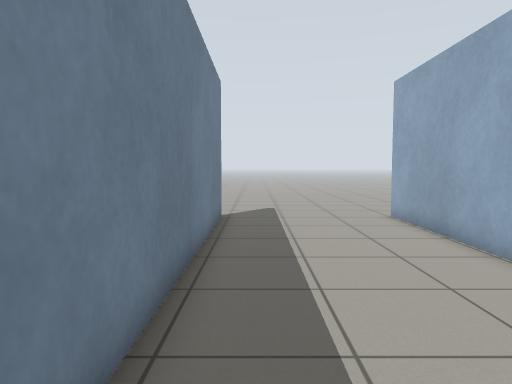
[1] (above)

14 first-person views from a walk through a Gazebo world. The camera is 0.94 m above the floor, tilts 4° down and sees 70° across. The floor is counted in squares, 0.5 m on a side. Each view is taken from the middle of a square. On the plan, view 1 faces up. The plan holds only what a view shows up to about 18 squares ahead; the rest is blank.

[2]
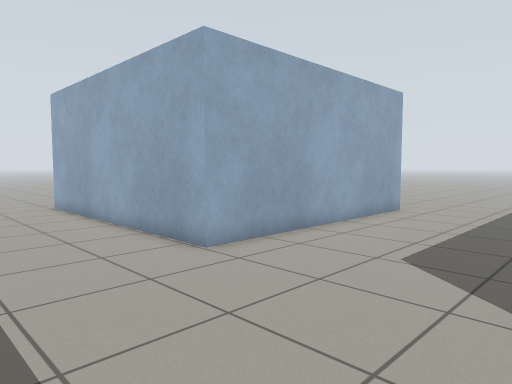

[3]
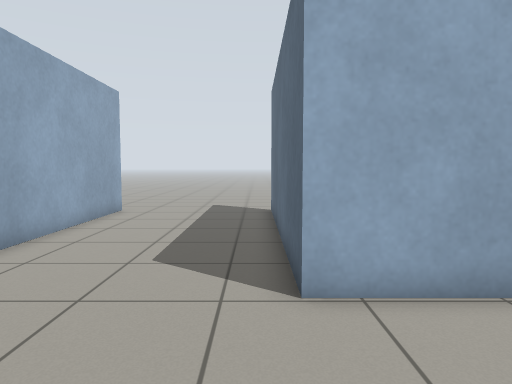

[4]
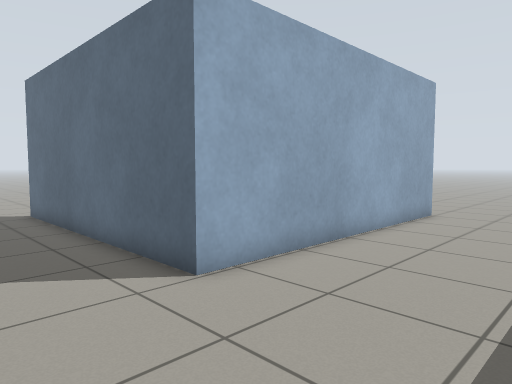

[5]
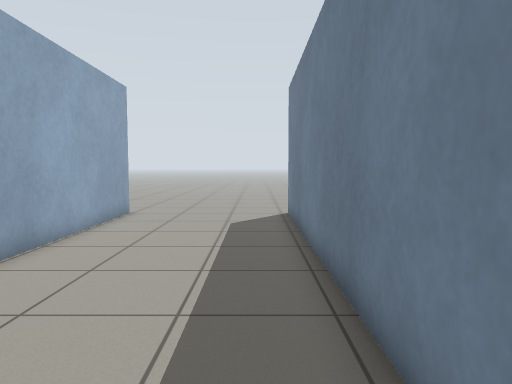

[6]
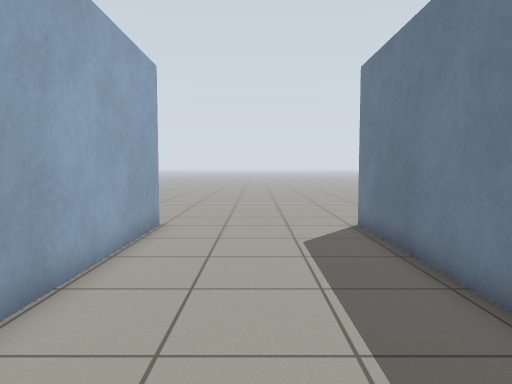

[7]
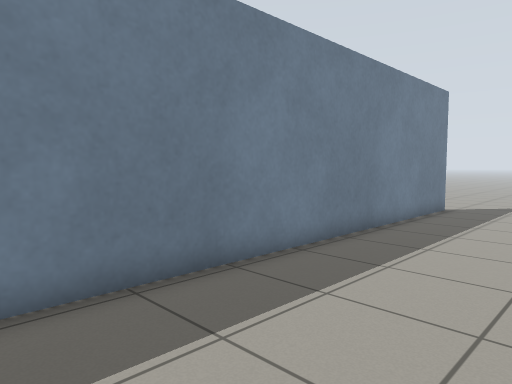

[8]
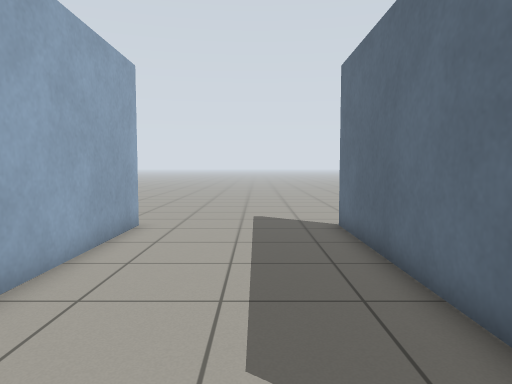

[9]
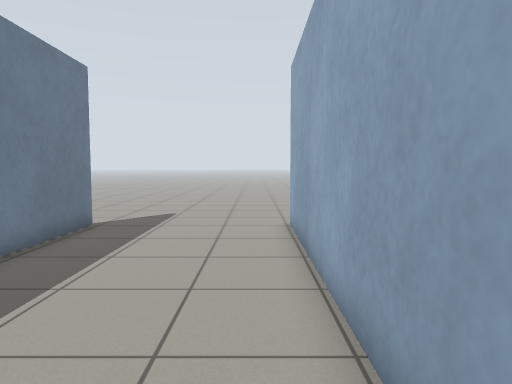

[10]
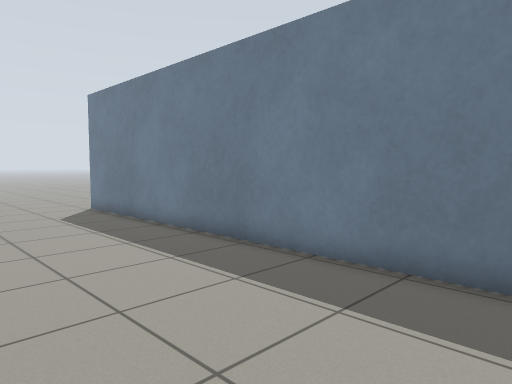

[11]
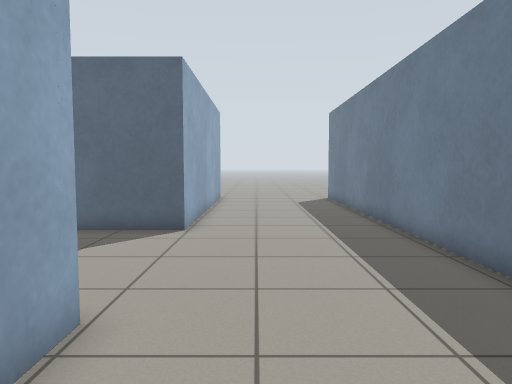

[12]
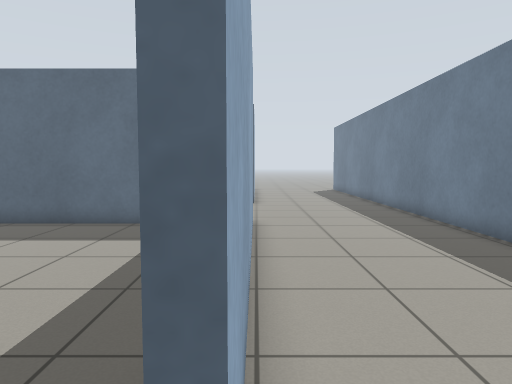

[13]
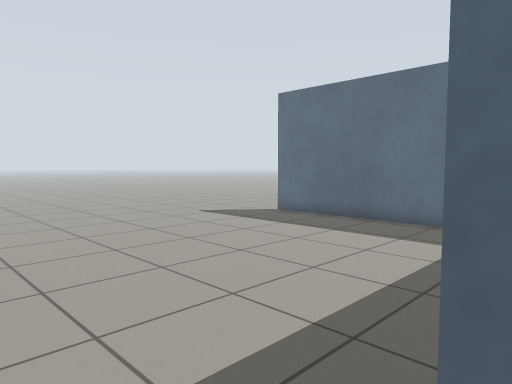

[14]
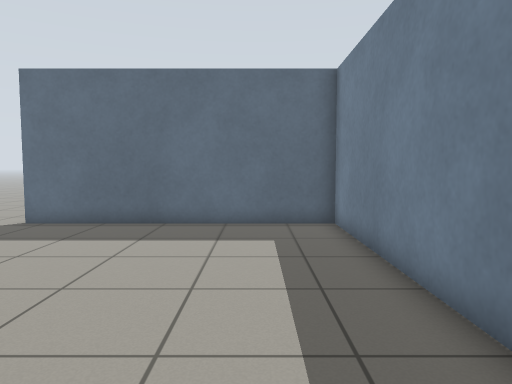

### Floor plan
Points are (right, up) in squares from view 1. A wall is a line through its corners. A room is listed if a view was taken in it or the views show most of it. See-through windows are left out.
Room 1 (views 1, 2, 3, 4, 5, 6, 7, 8, 9, 10, 11)
walls: (15.6, 2.7) (5.1, 2.7) (5.1, 13.7); (5.1, -14.7) (5.1, -3.7) (15.6, -3.7); (-1.3, 13.9) (-1.3, -14.8)
ways out: opening at (5, 14.5) to room 2; opening at (16.5, 3) to room 2; opening at (-1, -15.5); opening at (-1, 14.5); opening at (5, -15.5); opening at (16.5, -4)
Room 2 (views 12, 13, 14)
walls: (5.4, 11.5) (5.4, 3) (15.6, 3); (5.1, 13.7) (5.5, 13.7)
ways out: opening at (5, 14.5) to room 1; opening at (16.5, 3) to room 1

Where each view was taken, in squares from view 1:
view 1: 0 up, 0 right, facing up
view 2: 4 down, 0 right, facing up-right
view 3: 3 down, 0 right, facing right
view 4: 0 up, 0 right, facing down-right
view 5: 0 up, 0 right, facing down
view 6: 3 down, 2 right, facing down
view 7: 3 down, 4 right, facing up-left
view 8: 1 down, 4 right, facing right
view 9: 2 up, 4 right, facing up
view 10: 2 up, 5 right, facing down-left
view 11: 7 up, 3 right, facing down
view 12: 15 up, 5 right, facing down
view 13: 15 up, 5 right, facing down-right
view 14: 15 up, 8 right, facing down
